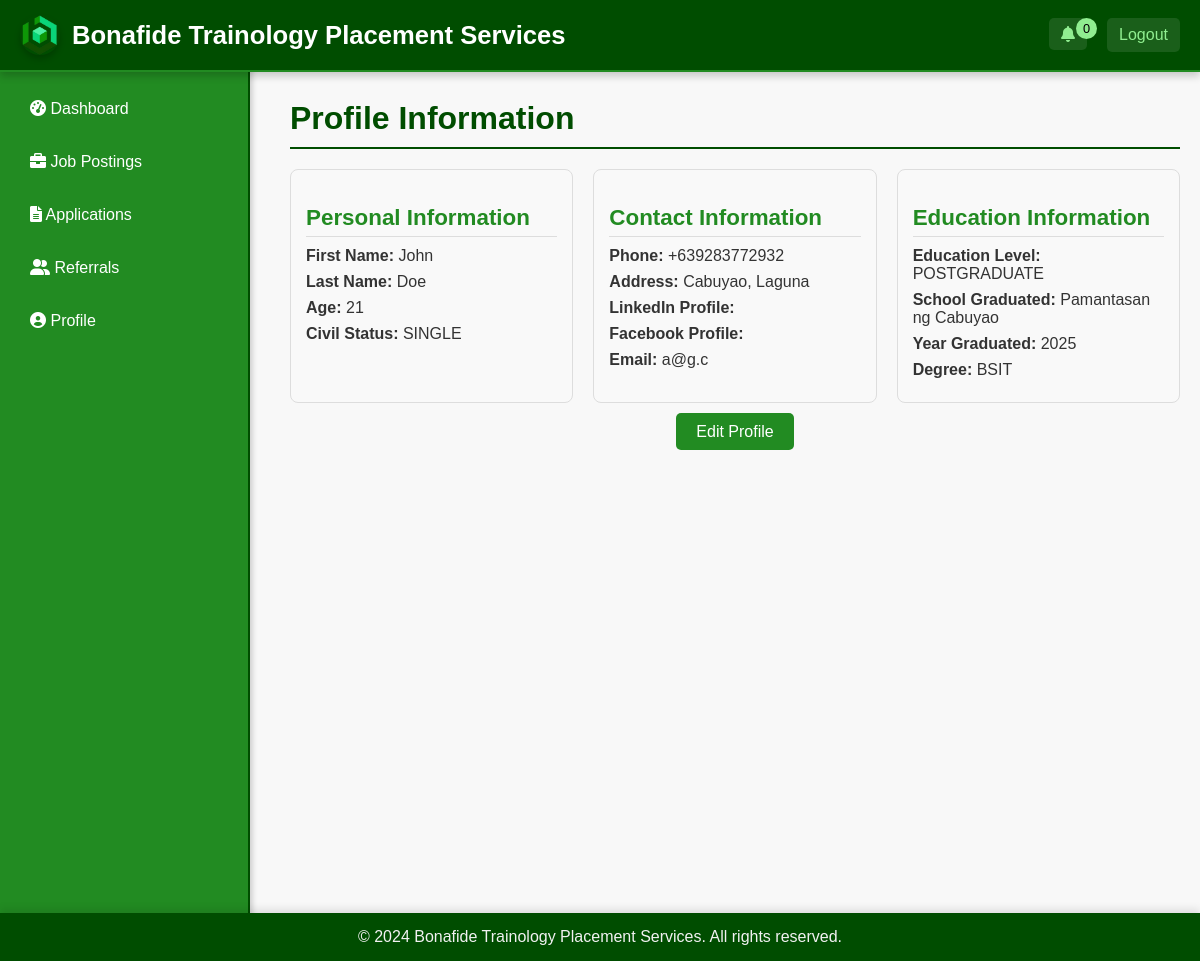
Page /applicant/profile.php (signed in) on the committed database.
### tables this page shows
CREATE TABLE `profiles` (
  `profile_id` int(11) NOT NULL,
  `user_id` int(11) NOT NULL,
  `fname` varchar(100) NOT NULL,
  `lname` varchar(100) NOT NULL,
  `age` int(11) DEFAULT NULL,
  `phone` varchar(45) DEFAULT NULL,
  `address` varchar(255) DEFAULT NULL,
  `civil_status` varchar(45) DEFAULT NULL,
  `linkedin_link` varchar(255) DEFAULT NULL,
  `facebook_link` varchar(255) DEFAULT NULL,
  `referral_code` varchar(100) DEFAULT NULL,
  `education_level` enum('PRIMARY','SECONDARY','TERTIARY','POSTGRADUATE') DEFAULT NULL,
  `school_graduated` varchar(255) DEFAULT NULL,
  `year_graduated` varchar(4) DEFAULT NULL,
  `degree` varchar(255) DEFAULT NULL
);

CREATE TABLE `users` (
  `user_id` int(11) NOT NULL,
  `email` varchar(100) NOT NULL,
  `password` varchar(255) NOT NULL,
  `role` enum('APPLICANT','RECRUITER','USER_ADMIN') NOT NULL,
  `last_login` datetime DEFAULT NULL,
  `registration_date` datetime NOT NULL DEFAULT current_timestamp(),
  `status` enum('ACTIVE','INACTIVE','BANNED') DEFAULT 'INACTIVE',
  `verification_token` varchar(255) DEFAULT NULL
);

### applicant/profile.php (the view, shortened to what this page needs)
<?php
include 'sidebar.php';
include 'header.php';
$user_id = $_SESSION['user_id'];
$profile_sql = "SELECT * FROM profiles WHERE user_id = ?";
$profile_stmt = $conn->prepare($profile_sql);
$profile_stmt->bind_param("i", $user_id);
$profile_stmt->execute();
$profile_result = $profile_stmt->get_result();
$profile = $profile_result->fetch_assoc();
$user_sql = "SELECT email FROM users WHERE user_id = ?";
$user_stmt = $conn->prepare($user_sql);
$user_stmt->bind_param("i", $user_id);
$user_stmt->execute();
$user_result = $user_stmt->get_result();
$user = $user_result->fetch_assoc();
?>
<!DOCTYPE html>
<html lang="en">
<head>
    <link rel="stylesheet" href="applicant_styles.css">
</head>
<body class="view_profile-content">
    <div class="view-profile-container">
        <div class="profile-header">
            <h1>Profile Information</h>
        </div>
        <div class="profile-info">
            <div>
                <h3 class="section-title">Personal Information</h3>
                <p><strong>First Name:</strong> <?php echo htmlspecialchars($profile['fname']); ?></p>
                <p><strong>Last Name:</strong> <?php echo htmlspecialchars($profile['lname']); ?></p>
                <p><strong>Age:</strong> <?php echo htmlspecialchars($profile['age']); ?></p>
                <p><strong>Civil Status:</strong> <?php echo htmlspecialchars($profile['civil_status']); ?></p>
            </div>
            <div>
                <h3 class="section-title">Contact Information</h3>
                <p><strong>Phone:</strong> <?php echo htmlspecialchars($profile['phone']); ?></p>
                <p><strong>Address:</strong> <?php echo htmlspecialchars($profile['address']); ?></p>
                <p><strong>LinkedIn Profile:</strong>
                </p>
                <p><strong>Facebook Profile:</strong>
                </p>
                <p><strong>Email:</strong> <?php echo htmlspecialchars($user['email']); ?></p>
            </div>
            <div>
                <h3 class="section-title">Education Information</h3>
                <p><strong>Education Level:</strong> <?php echo htmlspecialchars($profile['education_level']); ?></p>
                <p><strong>School Graduated:</strong> <?php echo htmlspecialchars($profile['school_graduated']); ?></p>
                <p><strong>Year Graduated:</strong> <?php echo htmlspecialchars($profile['year_graduated']); ?></p>
                <p><strong>Degree:</strong> <?php echo htmlspecialchars($profile['degree']); ?></p>
            </div>
        </div>
        <div class="edit-button">
            <a href="edit_profile.php">Edit Profile</a>
        </div>
    </div>
    <div style="height: 500px;"></div>
</body>
<?php include 'footer.php'; ?>
</html>

### applicant/applicant_styles.css (style rules this page uses)
* { margin: 0; padding: 0; box-sizing: border-box; font-family: Arial, sans-serif; }
body { display: flex; flex-direction: column; background-color: #f0f4f7; color: #333; }
html, body { margin: 0; padding: 0; display: flex; flex-direction: column; min-height: 100vh; font-family: Arial, sans-serif; }
.view_profile-content { margin-left: 270px; padding: 20px; background-color: #f8f8f8; color: #333; margin-top: 80px; }
.view-profile-container { max-width: 2000px; background-color: #fff; border-radius: 8px; background-color: transparent; }
.profile-header h1 { color: #004d00; font-size: 2em; margin-bottom: 20px; border-bottom: 2px solid #004d00; padding-bottom: 10px; }
.section-title { font-size: 1.4em; color: #228B22; margin-top: 20px; margin-bottom: 10px; border-bottom: 1px solid #ddd; padding-bottom: 5px; }
.profile-info { display: flex; flex-wrap: wrap; gap: 20px; }
.profile-info > div { flex: 1; min-width: 250px; padding: 15px; background-color: #f9f9f9; border-radius: 8px; border: 1px solid #ddd; }
.profile-info p { margin: 8px 0; font-size: 1em; }
.profile-info p strong { color: #333; }
.edit-button { text-align: center; margin-top: 20px; }
.edit-button a { background-color: #228B22; color: white; padding: 10px 20px; border-radius: 5px; text-decoration: none; font-size: 1em; transition: background-color 0.3s; }

### rows in the picture
profiles: fname "John", lname "Doe", age "21", civil_status "SINGLE", phone "+639283772932", address "Cabuyao, Laguna", education_level "POSTGRADUATE", school_graduated "Pamantasan ng Cabuyao", year_graduated "2025", degree "BSIT"
users: email "a@g.c"

### other values in the picture
$unread_count "0"
